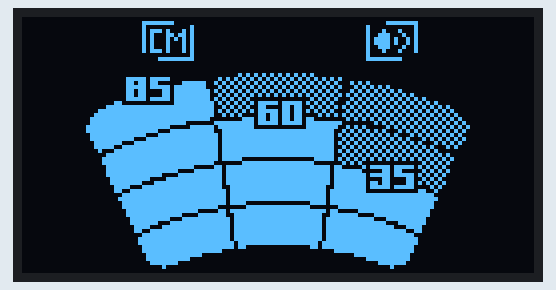
This sketch was run on a simulated Arduino Uno, built with avr-gcc and run on an emulated ATmega328P. On the bench: 128×64 one-colour display.

Above: at 0.9 s.

The sketch:

oled_demonstration.ino
```cpp
#include <U8glib.h>

U8GLIB_SSD1306_128X64 u8g(U8G_I2C_OPT_DEV_0 | U8G_I2C_OPT_NO_ACK | U8G_I2C_OPT_FAST);

// 'demo_oled', 128x64px
const unsigned char epd_bitmap_demo_oled [] PROGMEM = {
	0x00, 0x00, 0x00, 0x00, 0x00, 0x00, 0x00, 0x00, 0x00, 0x00, 0x00, 0x00, 0x00, 0x00, 0x00, 0x00,
	0x00, 0x00, 0x00, 0x03, 0xfc, 0x00, 0x00, 0x00, 0x00, 0x00, 0x00, 0x1f, 0xe0, 0x00, 0x00, 0x00,
	0x00, 0x00, 0x00, 0x02, 0x00, 0x20, 0x00, 0x00, 0x00, 0x00, 0x02, 0x00, 0x20, 0x00, 0x00, 0x00,
	0x00, 0x00, 0x00, 0x02, 0xe8, 0xa0, 0x00, 0x00, 0x00, 0x00, 0x02, 0x22, 0x20, 0x00, 0x00, 0x00,
	0x00, 0x00, 0x00, 0x02, 0x8d, 0xa0, 0x00, 0x00, 0x00, 0x00, 0x02, 0x71, 0x20, 0x00, 0x00, 0x00,
	0x00, 0x00, 0x00, 0x02, 0x8a, 0xa0, 0x00, 0x00, 0x00, 0x00, 0x02, 0xf4, 0xa0, 0x00, 0x00, 0x00,
	0x00, 0x00, 0x00, 0x02, 0x88, 0xa0, 0x00, 0x00, 0x00, 0x00, 0x02, 0xf4, 0xa0, 0x00, 0x00, 0x00,
	0x00, 0x00, 0x00, 0x02, 0x88, 0xa0, 0x00, 0x00, 0x00, 0x00, 0x02, 0x71, 0x20, 0x00, 0x00, 0x00,
	0x00, 0x00, 0x00, 0x02, 0xe8, 0xa0, 0x00, 0x00, 0x00, 0x00, 0x02, 0x22, 0x20, 0x00, 0x00, 0x00,
	0x00, 0x00, 0x00, 0x00, 0x00, 0x20, 0x00, 0x00, 0x00, 0x00, 0x02, 0x00, 0x00, 0x00, 0x00, 0x00,
	0x00, 0x00, 0x00, 0x00, 0x3f, 0xe0, 0x00, 0x00, 0x00, 0x00, 0x03, 0xfe, 0x00, 0x00, 0x00, 0x00,
	0x00, 0x00, 0x00, 0x00, 0x00, 0x00, 0x00, 0x00, 0x00, 0x00, 0x00, 0x00, 0x00, 0x00, 0x00, 0x00,
	0x00, 0x00, 0x00, 0x00, 0x00, 0x00, 0x00, 0x00, 0x00, 0x00, 0x00, 0x00, 0x00, 0x00, 0x00, 0x00,
	0x00, 0x00, 0x00, 0x00, 0x00, 0x00, 0x00, 0x00, 0x00, 0x00, 0x00, 0x00, 0x00, 0x00, 0x00, 0x00,
	0x00, 0x00, 0x00, 0x00, 0x00, 0x00, 0x02, 0xaa, 0xaa, 0x80, 0x00, 0x00, 0x00, 0x00, 0x00, 0x00,
	0x00, 0x00, 0x00, 0x3e, 0xf8, 0x00, 0x55, 0x55, 0x55, 0x55, 0x00, 0x00, 0x00, 0x00, 0x00, 0x00,
	0x00, 0x00, 0x00, 0x36, 0xc0, 0xfc, 0xaa, 0xaa, 0xaa, 0xaa, 0x2a, 0x00, 0x00, 0x00, 0x00, 0x00,
	0x00, 0x00, 0x00, 0x3e, 0xfb, 0xfc, 0x55, 0x55, 0x55, 0x55, 0x15, 0x50, 0x00, 0x00, 0x00, 0x00,
	0x00, 0x00, 0x00, 0x36, 0x1b, 0xfe, 0xaa, 0xaa, 0xaa, 0xaa, 0x2a, 0xaa, 0x00, 0x00, 0x00, 0x00,
	0x00, 0x00, 0x00, 0x36, 0x1b, 0xfe, 0x55, 0x55, 0x55, 0x55, 0x55, 0x55, 0x40, 0x00, 0x00, 0x00,
	0x00, 0x00, 0x00, 0x3e, 0xfb, 0xfe, 0xaa, 0x80, 0x00, 0xaa, 0x2a, 0xaa, 0xa8, 0x00, 0x00, 0x00,
	0x00, 0x00, 0x01, 0x80, 0x03, 0xff, 0x55, 0x5f, 0x7d, 0x54, 0x55, 0x55, 0x55, 0x00, 0x00, 0x00,
	0x00, 0x00, 0x07, 0xff, 0xff, 0xff, 0x2a, 0x98, 0x6c, 0xaa, 0xaa, 0xaa, 0xaa, 0xa0, 0x00, 0x00,
	0x00, 0x00, 0x1f, 0xff, 0xff, 0xff, 0x55, 0x5f, 0x6d, 0x54, 0x55, 0x55, 0x55, 0x50, 0x00, 0x00,
	0x00, 0x00, 0x3f, 0xff, 0xff, 0xff, 0x2a, 0x1b, 0x6c, 0x2a, 0xaa, 0xaa, 0xaa, 0xa8, 0x00, 0x00,
	0x00, 0x00, 0x7f, 0xff, 0xff, 0xfe, 0x01, 0xdb, 0x6d, 0x80, 0x55, 0x55, 0x55, 0x54, 0x00, 0x00,
	0x00, 0x00, 0x7f, 0xff, 0xff, 0x80, 0xff, 0xdf, 0x7d, 0xff, 0x00, 0xaa, 0xaa, 0xaa, 0x00, 0x00,
	0x00, 0x00, 0xff, 0xff, 0xf8, 0x3f, 0x7f, 0xc0, 0x01, 0xfe, 0x54, 0x15, 0x55, 0x55, 0x00, 0x00,
	0x00, 0x00, 0xff, 0xff, 0xc7, 0xff, 0x3f, 0xff, 0xff, 0xfc, 0xaa, 0xa2, 0xaa, 0xaa, 0x00, 0x00,
	0x00, 0x00, 0x7f, 0xfe, 0x3f, 0xff, 0xbf, 0xff, 0xff, 0xfd, 0x55, 0x54, 0x55, 0x54, 0x00, 0x00,
	0x00, 0x00, 0x7f, 0xf1, 0xff, 0xff, 0xbf, 0xff, 0xff, 0xfc, 0xaa, 0xaa, 0x8a, 0xaa, 0x00, 0x00,
	0x00, 0x00, 0x3f, 0x8f, 0xff, 0xff, 0xbf, 0xff, 0xff, 0xfd, 0x55, 0x55, 0x51, 0x54, 0x00, 0x00,
	0x00, 0x00, 0x3e, 0x7f, 0xff, 0xff, 0xbf, 0xff, 0xff, 0xfc, 0xaa, 0xaa, 0xaa, 0x28, 0x00, 0x00,
	0x00, 0x00, 0x11, 0xff, 0xff, 0xff, 0xbf, 0xff, 0xff, 0xfd, 0x55, 0x55, 0x55, 0x00, 0x00, 0x00,
	0x00, 0x00, 0x07, 0xff, 0xff, 0xff, 0xbf, 0xff, 0xff, 0xfc, 0xaa, 0xaa, 0xaa, 0xa0, 0x00, 0x00,
	0x00, 0x00, 0x0f, 0xff, 0xff, 0xff, 0xbe, 0x00, 0x00, 0x7d, 0x55, 0x55, 0x55, 0x50, 0x00, 0x00,
	0x00, 0x00, 0x0f, 0xff, 0xff, 0xff, 0x01, 0xff, 0xff, 0x80, 0xa8, 0x00, 0x0a, 0xa0, 0x00, 0x00,
	0x00, 0x00, 0x07, 0xff, 0xff, 0xe0, 0xdf, 0xff, 0xff, 0xfb, 0x05, 0xf7, 0xd5, 0x40, 0x00, 0x00,
	0x00, 0x00, 0x07, 0xff, 0xfe, 0x1f, 0xdf, 0xff, 0xff, 0xfb, 0xf8, 0x36, 0x0a, 0xa0, 0x00, 0x00,
	0x00, 0x00, 0x07, 0xff, 0xe1, 0xff, 0xdf, 0xff, 0xff, 0xfb, 0xfd, 0xf7, 0xd5, 0x40, 0x00, 0x00,
	0x00, 0x00, 0x03, 0xff, 0x0f, 0xff, 0xdf, 0xff, 0xff, 0xfb, 0xfc, 0x30, 0xca, 0x80, 0x00, 0x00,
	0x00, 0x00, 0x03, 0xfc, 0x7f, 0xff, 0xdf, 0xff, 0xff, 0xfb, 0xfd, 0xb0, 0xd5, 0x40, 0x00, 0x00,
	0x00, 0x00, 0x01, 0xe3, 0xff, 0xff, 0xcf, 0xff, 0xff, 0xf3, 0xfd, 0xf7, 0xc2, 0x80, 0x00, 0x00,
	0x00, 0x00, 0x01, 0x9f, 0xff, 0xff, 0xef, 0xff, 0xff, 0xf7, 0xfc, 0x00, 0x19, 0x00, 0x00, 0x00,
	0x00, 0x00, 0x00, 0x7f, 0xff, 0xff, 0xef, 0xff, 0xff, 0xf7, 0xff, 0xff, 0xfe, 0x00, 0x00, 0x00,
	0x00, 0x00, 0x00, 0xff, 0xff, 0xff, 0xef, 0xff, 0xff, 0xf7, 0xff, 0xff, 0xff, 0x00, 0x00, 0x00,
	0x00, 0x00, 0x00, 0x7f, 0xff, 0xff, 0xef, 0x00, 0x00, 0xf7, 0xff, 0xff, 0xfe, 0x00, 0x00, 0x00,
	0x00, 0x00, 0x00, 0x7f, 0xff, 0xff, 0x80, 0xff, 0xff, 0x01, 0xff, 0xff, 0xfe, 0x00, 0x00, 0x00,
	0x00, 0x00, 0x00, 0x3f, 0xff, 0xf0, 0x6f, 0xff, 0xff, 0xf6, 0x0f, 0xff, 0xfc, 0x00, 0x00, 0x00,
	0x00, 0x00, 0x00, 0x3f, 0xff, 0x0f, 0xe7, 0xff, 0xff, 0xe7, 0xf0, 0xff, 0xfc, 0x00, 0x00, 0x00,
	0x00, 0x00, 0x00, 0x1f, 0xf8, 0xff, 0xf7, 0xff, 0xff, 0xef, 0xff, 0x1f, 0xf8, 0x00, 0x00, 0x00,
	0x00, 0x00, 0x00, 0x1f, 0xc7, 0xff, 0xf7, 0xff, 0xff, 0xef, 0xff, 0xe3, 0xf8, 0x00, 0x00, 0x00,
	0x00, 0x00, 0x00, 0x0f, 0x1f, 0xff, 0xf7, 0xff, 0xff, 0xef, 0xff, 0xf8, 0xf0, 0x00, 0x00, 0x00,
	0x00, 0x00, 0x00, 0x0c, 0xff, 0xff, 0xf7, 0xff, 0xff, 0xef, 0xff, 0xff, 0x30, 0x00, 0x00, 0x00,
	0x00, 0x00, 0x00, 0x03, 0xff, 0xff, 0xf7, 0xff, 0xff, 0xef, 0xff, 0xff, 0xc0, 0x00, 0x00, 0x00,
	0x00, 0x00, 0x00, 0x07, 0xff, 0xff, 0xf7, 0xff, 0xff, 0xef, 0xff, 0xff, 0xe0, 0x00, 0x00, 0x00,
	0x00, 0x00, 0x00, 0x07, 0xff, 0xff, 0xfb, 0xff, 0xff, 0xdf, 0xff, 0xff, 0xe0, 0x00, 0x00, 0x00,
	0x00, 0x00, 0x00, 0x03, 0xff, 0xff, 0xfb, 0x00, 0x00, 0xdf, 0xff, 0xff, 0xc0, 0x00, 0x00, 0x00,
	0x00, 0x00, 0x00, 0x03, 0xff, 0xff, 0xc0, 0x00, 0x00, 0x03, 0xff, 0xff, 0xc0, 0x00, 0x00, 0x00,
	0x00, 0x00, 0x00, 0x01, 0xff, 0xf8, 0x00, 0x00, 0x00, 0x00, 0x1f, 0xff, 0x80, 0x00, 0x00, 0x00,
	0x00, 0x00, 0x00, 0x01, 0xff, 0xc0, 0x00, 0x00, 0x00, 0x00, 0x03, 0xff, 0x80, 0x00, 0x00, 0x00,
	0x00, 0x00, 0x00, 0x00, 0xfe, 0x00, 0x00, 0x00, 0x00, 0x00, 0x00, 0x7f, 0x00, 0x00, 0x00, 0x00,
	0x00, 0x00, 0x00, 0x00, 0x10, 0x00, 0x00, 0x00, 0x00, 0x00, 0x00, 0x08, 0x00, 0x00, 0x00, 0x00,
	0x00, 0x00, 0x00, 0x00, 0x00, 0x00, 0x00, 0x00, 0x00, 0x00, 0x00, 0x00, 0x00, 0x00, 0x00, 0x00
};


void setup(){
  u8g.setFont(u8g_font_tpssb);
  u8g.setColorIndex(1);
}

void loop(){
  u8g.firstPage();
  do{
    u8g.drawBitmapP(0 ,0 ,128/8 ,64 ,epd_bitmap_demo_oled);
  }while(u8g.nextPage() );
}
```
